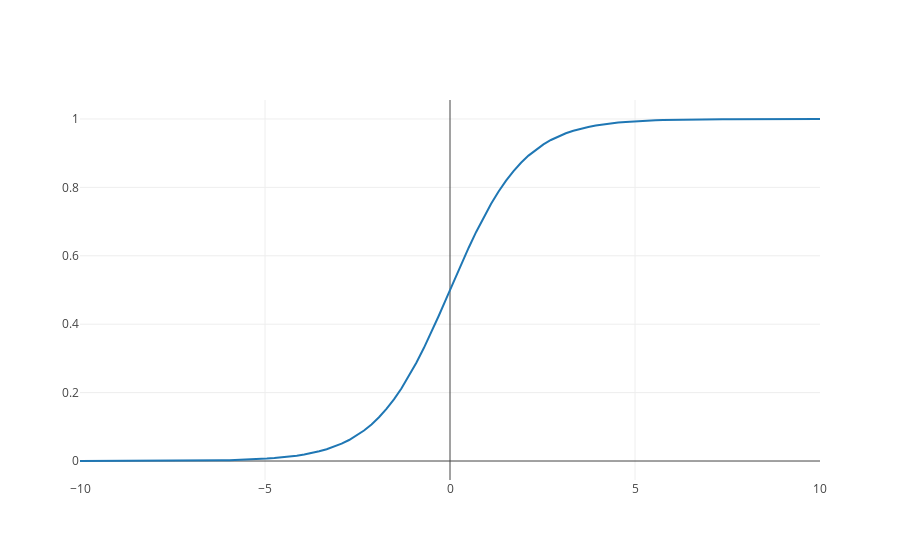

Notebook cell for this chart:
### Markdown cell above
the **sigmoid**, $\sigma(x) = \dfrac{1}{1 + \exp(-x)}$

### Code cell
import plotly.offline, plotly.graph_objs as go; plotly.offline.init_notebook_mode(connected=True)
x = np.linspace(-10, 10, 100)
y = 1 / (1 + np.exp(-x))
data = [go.Scatter(x=x, y=y)]
plotly.offline.iplot(data)
